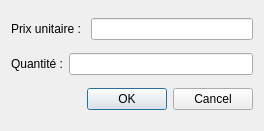
<?xml version="1.0" encoding="UTF-8"?>
<ui version="4.0">
 <class>DialogAjoutProduit</class>
 <widget class="QDialog" name="DialogAjoutProduit">
  <property name="geometry">
   <rect>
    <x>0</x>
    <y>0</y>
    <width>264</width>
    <height>131</height>
   </rect>
  </property>
  <property name="windowTitle">
   <string>Dialog</string>
  </property>
  <layout class="QVBoxLayout" name="verticalLayout">
   <item>
    <layout class="QHBoxLayout" name="horizontalLayout_2">
     <item>
      <widget class="QLabel" name="label">
       <property name="text">
        <string>Prix unitaire : </string>
       </property>
      </widget>
     </item>
     <item>
      <widget class="QLineEdit" name="lineEditPu"/>
     </item>
    </layout>
   </item>
   <item>
    <layout class="QHBoxLayout" name="horizontalLayout">
     <item>
      <widget class="QLabel" name="label_2">
       <property name="text">
        <string>Quantité :</string>
       </property>
      </widget>
     </item>
     <item>
      <widget class="QLineEdit" name="lineEditQte"/>
     </item>
    </layout>
   </item>
   <item>
    <widget class="QDialogButtonBox" name="buttonBox">
     <property name="orientation">
      <enum>Qt::Horizontal</enum>
     </property>
     <property name="standardButtons">
      <set>QDialogButtonBox::Cancel|QDialogButtonBox::Ok</set>
     </property>
    </widget>
   </item>
  </layout>
 </widget>
 <resources/>
 <connections>
  <connection>
   <sender>buttonBox</sender>
   <signal>accepted()</signal>
   <receiver>DialogAjoutProduit</receiver>
   <slot>accept()</slot>
   <hints>
    <hint type="sourcelabel">
     <x>248</x>
     <y>254</y>
    </hint>
    <hint type="destinationlabel">
     <x>157</x>
     <y>274</y>
    </hint>
   </hints>
  </connection>
  <connection>
   <sender>buttonBox</sender>
   <signal>rejected()</signal>
   <receiver>DialogAjoutProduit</receiver>
   <slot>reject()</slot>
   <hints>
    <hint type="sourcelabel">
     <x>316</x>
     <y>260</y>
    </hint>
    <hint type="destinationlabel">
     <x>286</x>
     <y>274</y>
    </hint>
   </hints>
  </connection>
 </connections>
</ui>
